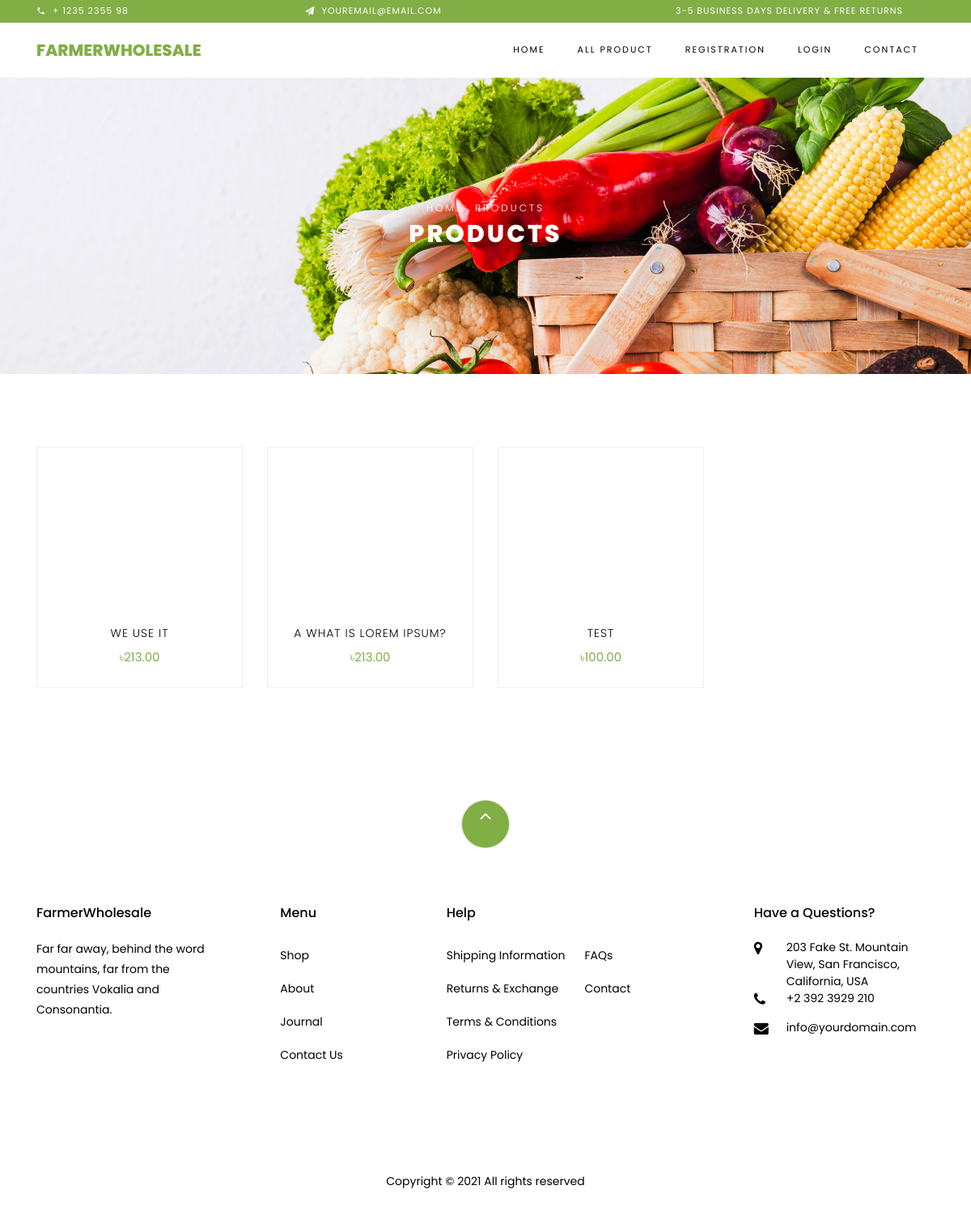
Page /all_products/ on the earlier database version.
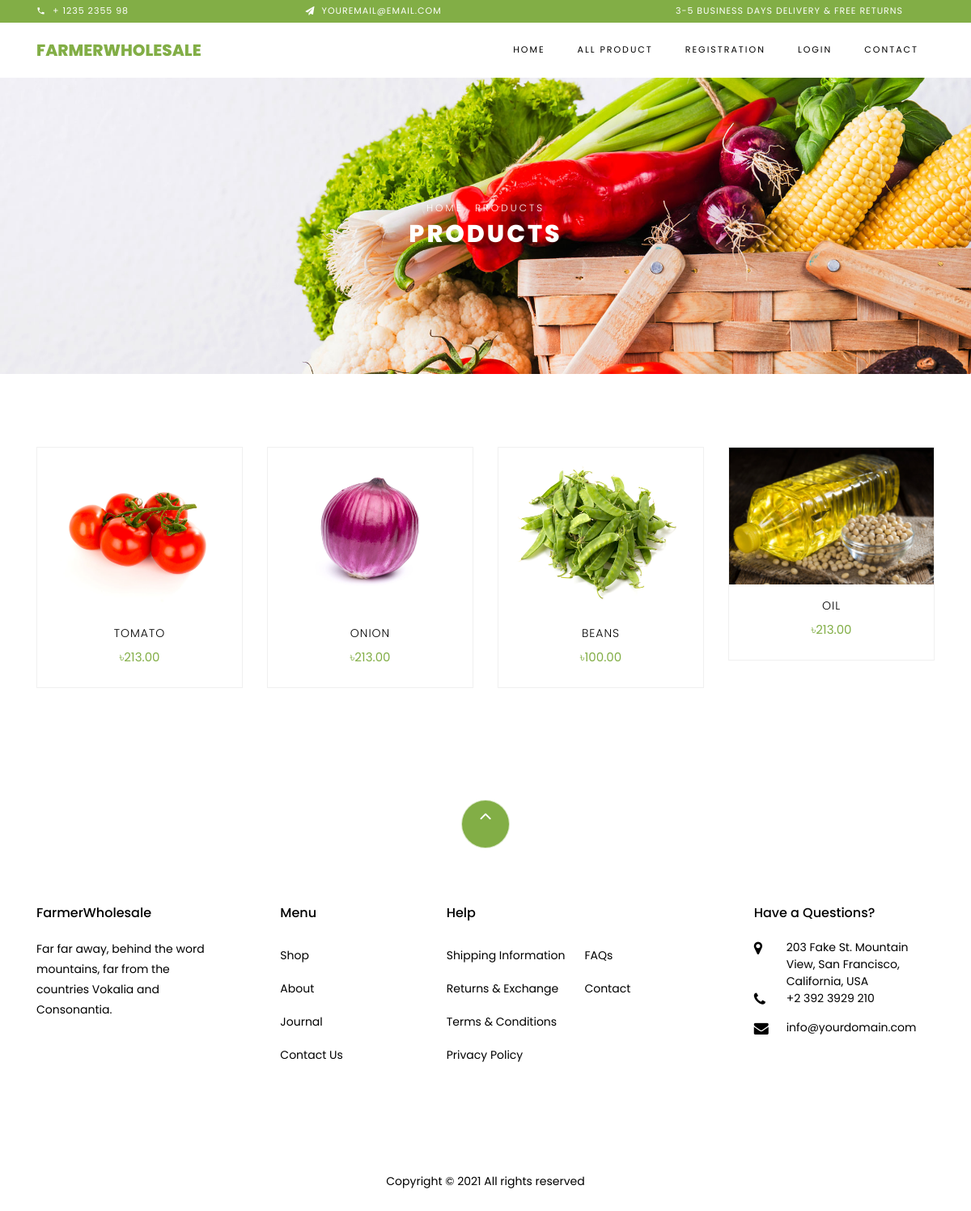
Same page on the later database version.
### home/models.py (models this page shows, shortened)
class Product(models.Model):
    category_choice=(
        ('Fruits','Fruits'),
        ('Vagetable','Vagetable'),
        ('Oil','Oil'),
        ('Rice','Rice'),
        ('Others','Others'),
    )
    category = models.CharField(max_length=60,choices=category_choice,null=True,blank=True)
    user = models.ForeignKey(User, on_delete=models.CASCADE, null=True, blank=True)
    name = models.CharField(max_length=100)
    price = models.DecimalField(max_digits=8, decimal_places=2)
    image = models.ImageField(upload_to='products')
    description = models.TextField()
    quantity = models.CharField(max_length=100,blank=True,null=True)
    date_added = models.DateField(auto_now_add=True)
    is_approved = models.BooleanField(default=False)

### home/views.py (the view)
# urls.py: path('all_products/', views.all_products, name='all_products'),
def all_products(request):
    product_list = Product.objects.filter(is_approved = True)
    paginator = Paginator(product_list, 12) # Show 25 contacts per page.
    page_number = request.GET.get('page')
    product = paginator.get_page(page_number)
    context = {
        'product': product,
    }
    return render(request, 'product/all_product.html',context)

### templates/product/all_product.html (shortened to what this page needs)
{% extends 'base.html' %}
{% load static %}
{% block content %}
<div class="hero-wrap hero-bread" style="background-image: url('{% static 'images/bg_1.jpg' %}');">
    <div class="container">
      <div class="row no-gutters slider-text align-items-center justify-content-center">
        <div class="col-md-9 ftco-animate text-center">
            <p class="breadcrumbs"><span class="mr-2"><a href="/">Home</a></span> <span>Products</span></p>
          <h1 class="mb-0 bread">Products</h1>
        </div>
      </div>
    </div>
  </div>
  <section class="ftco-section">
      <div class="container">
          <div class="row">
             {% if product %}
             {% for p in product %}
              <div class="col-md-6 col-lg-3 ftco-animate">
                  <div class="product">
                      <a href="{% url 'product_details' p.id %}" class="img-prod"><img class="img-fluid" src="{{p.image.url}}" alt="Colorlib Template">
                      </a>
                      <div class="text py-3 pb-4 px-3 text-center">
                          <h3><a href="{% url 'product_details' p.id %}">{{p.name}}</a></h3>
                          <div class="d-flex">
                              <div class="pricing">
                                  <p class="price"><span>৳{{p.price}}</span></p>
                              </div>
                          </div>
                      </div>
                  </div>
              </div>
              {% endfor %}
              {% endif %}
          </div>
      </div>
  </section>
{% endblock content %}

### templates/base.html (shortened to what this page needs)
{% load static %}
<!DOCTYPE html>
<html lang="en">
<head>
    <link rel="stylesheet" href="{% static 'css/open-iconic-bootstrap.min.css' %}">
    <link rel="stylesheet" href="{% static 'css/animate.css' %}">
    <link rel="stylesheet" href="{% static 'css/owl.carousel.min.css' %}">
    <link rel="stylesheet" href="{% static 'css/owl.theme.default.min.css' %}">
    <link rel="stylesheet" href="{% static 'css/magnific-popup.css' %}">
    <link rel="stylesheet" href="{% static 'css/aos.css' %}">
    <link rel="stylesheet" href="{% static 'css/ionicons.min.css' %}">
    <link rel="stylesheet" href="{% static 'css/bootstrap-datepicker.css' %}">
    <link rel="stylesheet" href="{% static 'css/jquery.timepicker.css' %}">
    <link rel="stylesheet" href="{% static 'css/flaticon.css' %}">
    <link rel="stylesheet" href="{% static 'css/icomoon.css' %}">
    <link rel="stylesheet" href="{% static 'css/style.css' %}">
</head>
<body class="goto-here">
    {% include 'includes/_header.html' %} {% block content %} {% endblock content %} {% include 'includes/_footer.html' %}
</body>
</html>

### templates/includes/_header.html (shortened to what this page needs)
<div class="py-1 bg-primary">
    <div class="container">
        <div class="row no-gutters d-flex align-items-start align-items-center px-md-0">
            <div class="col-lg-12 d-block">
                <div class="row d-flex">
                    <div class="col-md pr-4 d-flex topper align-items-center">
                        <div class="icon mr-2 d-flex justify-content-center align-items-center"><span class="icon-phone2"></span></div>
                        <span class="text">+ 1235 2355 98</span>
                    </div>
                    <div class="col-md pr-4 d-flex topper align-items-center">
                        <div class="icon mr-2 d-flex justify-content-center align-items-center"><span class="icon-paper-plane"></span></div>
                        <span class="text">youremail@email.com</span>
                    </div>
                    <div class="col-md-5 pr-4 d-flex topper align-items-center text-lg-right">
                        <span class="text">3-5 Business days delivery &amp; Free Returns</span>
                    </div>
                </div>
            </div>
        </div>
    </div>
</div>
<nav class="navbar navbar-expand-lg navbar-dark ftco_navbar bg-dark ftco-navbar-light" id="ftco-navbar">
    <div class="container">
        <a class="navbar-brand" href="/">FarmerWholesale</a>
        <div class="collapse navbar-collapse" id="ftco-nav">
            <ul class="navbar-nav ml-auto">
                <li class="nav-item active"><a href="/" class="nav-link">Home</a></li>
                <li class="nav-item"><a href="{% url 'all_products' %}" class="nav-link">All Product</a></li>
                {% if user.is_authenticated %}
                <li class="nav-item"><a href="{% url 'post_product' %}" class="nav-link">Post Product</a></li>
                <li class="nav-item"><a href="{% url 'logout' %}" class="nav-link">Logout</a></li>
                {% else %}
                <li class="nav-item"><a href="{% url 'registration' %}" class="nav-link">Registration</a></li>
                <li class="nav-item"><a href="{% url 'login' %}" class="nav-link">Login</a></li>
                {% endif %}
                <li class="nav-item"><a href="{% url 'contact' %}" class="nav-link">Contact</a></li>
            </ul>
        </div>
    </div>
</nav>

### templates/includes/_footer.html (shortened to what this page needs)
<footer class="ftco-footer ftco-section">
    <div class="container">
        <div class="row">
            <div class="mouse">
                <a href="#" class="mouse-icon">
                    <div class="mouse-wheel"><span class="ion-ios-arrow-up"></span></div>
                </a>
            </div>
        </div>
        <div class="row mb-5">
            <div class="col-md">
                <div class="ftco-footer-widget mb-4">
                    <h2 class="ftco-heading-2">FarmerWholesale</h2>
                    <p>Far far away, behind the word mountains, far from the countries Vokalia and Consonantia.</p>
                    <ul class="ftco-footer-social list-unstyled float-md-left float-lft mt-5">
                    </ul>
                </div>
            </div>
            <div class="col-md">
                <div class="ftco-footer-widget mb-4 ml-md-5">
                    <h2 class="ftco-heading-2">Menu</h2>
                    <ul class="list-unstyled">
                        <li><a href="#" class="py-2 d-block">Shop</a></li>
                        <li><a href="#" class="py-2 d-block">About</a></li>
                        <li><a href="#" class="py-2 d-block">Journal</a></li>
                        <li><a href="#" class="py-2 d-block">Contact Us</a></li>
                    </ul>
                </div>
            </div>
            <div class="col-md-4">
                <div class="ftco-footer-widget mb-4">
                    <h2 class="ftco-heading-2">Help</h2>
                    <div class="d-flex">
                        <ul class="list-unstyled mr-l-5 pr-l-3 mr-4">
                            <li><a href="#" class="py-2 d-block">Shipping Information</a></li>
                            <li><a href="#" class="py-2 d-block">Returns &amp; Exchange</a></li>
                            <li><a href="#" class="py-2 d-block">Terms &amp; Conditions</a></li>
                            <li><a href="#" class="py-2 d-block">Privacy Policy</a></li>
                        </ul>
                        <ul class="list-unstyled">
                            <li><a href="#" class="py-2 d-block">FAQs</a></li>
                            <li><a href="#" class="py-2 d-block">Contact</a></li>
                        </ul>
                    </div>
                </div>
            </div>
            <div class="col-md">
                <div class="ftco-footer-widget mb-4">
                    <h2 class="ftco-heading-2">Have a Questions?</h2>
                    <div class="block-23 mb-3">
                        <ul>
                            <li><span class="icon icon-map-marker"></span><span class="text">203 Fake St. Mountain View, San Francisco, California, USA</span></li>
                            <li><a href="#"><span class="icon icon-phone"></span><span class="text">+2 392 3929 210</span></a></li>
                            <li><a href="#"><span class="icon icon-envelope"></span><span class="text">info@yourdomain.com</span></a></li>
                        </ul>
                    </div>
                </div>
            </div>
        </div>
        <div class="row">
            <div class="col-md-12 text-center">
                <p>
                    Copyright &copy;
                     All rights reserved</a>
                </p>
            </div>
        </div>
    </div>
</footer>

### farmestic/static/css/icomoon.css (style rules this page uses)
[class^="icon-"], [class*=" icon-"] { font-family: 'icomoon' !important; speak: none; font-style: normal; font-weight: normal; font-variant: normal; text-transform: none; line-height: 1; -webkit-font-smoothing: antialiased; -moz-osx-font-smoothing: grayscale; }
.icon-map-marker:before { content: "\f041"; }
.icon-phone:before { content: "\f095"; }
.icon-envelope:before { content: "\f0e0"; }
.icon-paper-plane:before { content: "\f1d8"; }
.icon-phone2:before { content: "\e0cd"; }

Differences in the rows shown:
changed Product: name "WE USE IT" → "TOMATO"
changed Product: name "A WHAT IS LOREM IPSUM?" → "ONION"
changed Product: name "TEST" → "BEANS"
now on this page (row edited): Product: image (picture), name "OIL", price "213.00"
